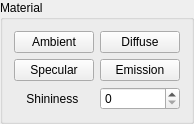
<?xml version="1.0" encoding="UTF-8"?>
<ui version="4.0">
 <class>GlMaterialEditor</class>
 <widget class="QGroupBox" name="GlMaterialEditor">
  <property name="geometry">
   <rect>
    <x>0</x>
    <y>0</y>
    <width>188</width>
    <height>115</height>
   </rect>
  </property>
  <property name="windowTitle">
   <string>GroupBox</string>
  </property>
  <property name="title">
   <string>Material</string>
  </property>
  <layout class="QGridLayout" name="gridLayout">
   <item row="0" column="0">
    <widget class="QtColorPicker" name="ambient_colorpicker">
     <property name="text">
      <string>Ambient</string>
     </property>
     <property name="useStandardColors" stdset="0">
      <bool>true</bool>
     </property>
    </widget>
   </item>
   <item row="0" column="1">
    <widget class="QtColorPicker" name="diffuse_colorpicker">
     <property name="text">
      <string>Diffuse</string>
     </property>
     <property name="useStandardColors" stdset="0">
      <bool>true</bool>
     </property>
    </widget>
   </item>
   <item row="1" column="0">
    <widget class="QtColorPicker" name="specular_colorpicker">
     <property name="text">
      <string>Specular</string>
     </property>
     <property name="useStandardColors" stdset="0">
      <bool>true</bool>
     </property>
    </widget>
   </item>
   <item row="1" column="1">
    <widget class="QtColorPicker" name="emission_colorpicker">
     <property name="text">
      <string>Emission</string>
     </property>
     <property name="useStandardColors" stdset="0">
      <bool>true</bool>
     </property>
    </widget>
   </item>
   <item row="2" column="0">
    <widget class="QLabel" name="shininess_label">
     <property name="text">
      <string>Shininess </string>
     </property>
     <property name="alignment">
      <set>Qt::AlignCenter</set>
     </property>
    </widget>
   </item>
   <item row="2" column="1">
    <widget class="QSpinBox" name="shininess_spinBox">
     <property name="maximum">
      <number>128</number>
     </property>
    </widget>
   </item>
  </layout>
 </widget>
 <customwidgets>
  <customwidget>
   <class>QtColorPicker</class>
   <extends>QPushButton</extends>
   <header>qtcolorpicker.h</header>
  </customwidget>
 </customwidgets>
 <resources/>
 <connections/>
</ui>
